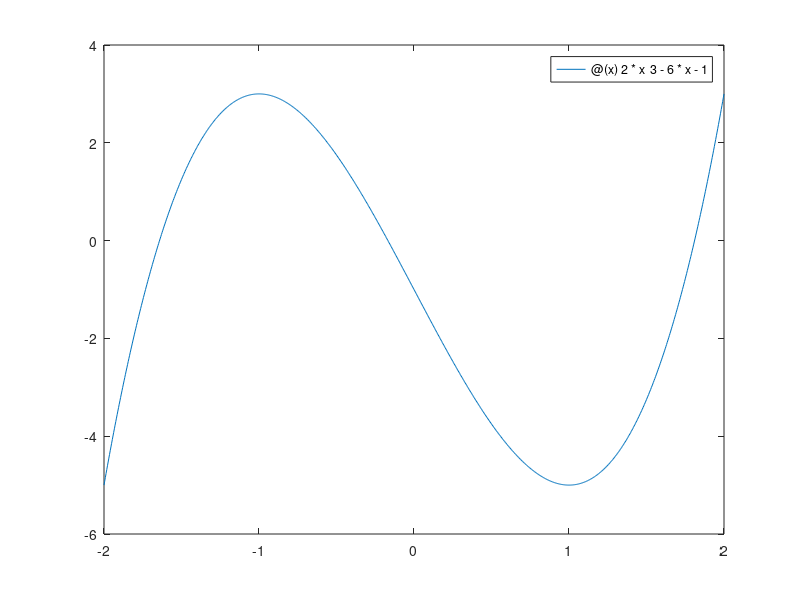

Write MATLAB code to recreate this figure. (Note: this script raises an error after producing the figure.)
% Group 4:
% Joshua Jones
% Sid Kocer
% Hunter Matthews
% Jack Myrick
% Vishnu Ranganath
% Kevin Tang
warning('off');

% Problem 1
fprintf("Problem 1:\n");
fprintf("The plot of the graph is on the page below.\n");

% Plot the function and note the intervals in which the zeros occur
fplot(@(x) 2 * x^3 - 6 * x - 1, [-2 2]);
fprintf("3 intervals: [-2, -1], [-1, 0], [1, 2]\n");

syms f(x);
f(x) = 2 * x^3 - 6 * x - 1;
num_iterations = num_bisection_iterations(1, 0.5 * 10^-3);
fprintf("The zero on the interval [-2 1] is %.3f\n", bisection(f, -2, -1, num_iterations));
fprintf("The zero in the interval [-1 0] is %.3f\n", bisection(f, -1, 0, num_iterations));
fprintf("The zero in the interval [1 2] is %.3f\n", bisection(f, 1, 2, num_iterations));

% Problem 2
fprintf("\nProblem 2:\n");
syms g(x);
g(x) = x^3 - 2 * x - 2;
fprintf("The zero found by Newton's method starting at x_0 = 1 is %.8f\n", newton(g, 1, 0.5 * 10^-8))

% Problem 3: a->x0 = 1, b->x1 = 2, nmax = 100, epsilon = 1e^-8
fprintf("\nProblem 3:\n");
Secant(1,2,100,1e-8)

% Functions

% Calculates the number of iterations required to reach accuracy epsilon on an interval of length length_interval
function bi = num_bisection_iterations(length_interval, epsilon)
    bi = ceil(log2(length_interval / epsilon) - 1);
end

% Calculates a zero of the function f on the interval [a, b] with nmax iterations
function bi = bisection(f, a, b, nmax)
    x = a;
    fa = subs(f);
    x = b;
    fb = subs(f);

    error = b - a;
    for i = 0 : nmax + 1
        error = error / 2;
        c = a + error;
        x = c;
        fc = subs(f);
        if subs(sign(fa)) ~= subs(sign(fc))
            b = c;
            fb = fc;
        else
            a = c;
            fa = fc;
        end
    end
    bi = (a + b) / 2;
end

% Calculates a zero of the function f using Newton's method from initial point x_0 and accuracy epsilon
function newt = newton(f, x_0, epsilon)
    x_i = x_0;
    x = x_i;
    fx = subs(f);
    while true
        syms h(x);
        h(x) = diff(f);
        x = x_i;
        fp = subs(h);
        d = fx / fp;
        x_i = x_i - d;
        x = x_i;
        fx = subs(f);
        if abs(d) < epsilon
            break;
        end
    end
    newt = double(x_i);
end

function Secant(a, b, nmax, epsilon)
    % Function to calculate f(x). @(x) is a function handler
    f = @(x) exp(x) + x - 7;

    % Initialization of iteration counter, previous values, current values.
    iterationCount = 0;
    prevX = a;
    currentX = b;

    % While loop for Secant Method
    while iterationCount < nmax
        % Next approximation calculator
        nextX = currentX - (f(currentX) * (prevX - currentX)) / (f(prevX) - f(currentX));
    
        % Check for successful convergence
        if abs(nextX - currentX) < epsilon
            fprintf('Approximate Answer: %.8f\n', nextX);
            fprintf('Iteration Count: %d\n', iterationCount);
            break;
        end
    
        % Update the values for the next iteration
        prevX = currentX;
        currentX = nextX;
        iterationCount = iterationCount + 1;
    end

    % Check if the method did not converge and display error message if iterationCount is greater than or equal to max.
    if iterationCount >= nmax
        error('Did not converge within %d iterations.\n', nmax);
    end
end